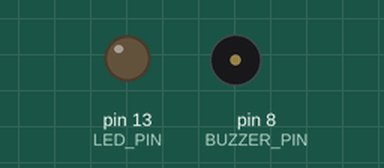
Simulated run of this sketch. Board: Arduino Uno, built with avr-gcc and run on an emulated ATmega328P. Shown: output pins drawn as LEDs (lit = HIGH), buzzer (waves = sounding, pin HIGH). What the sketch prints to the serial monitor is not drawn.

Above: at 1.2 s.
At 2.75 s:
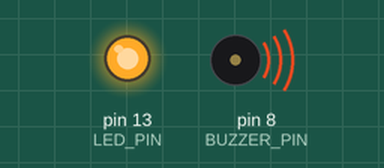
Timing chart, 0 to 5.7 s (numbered marks = the images above):
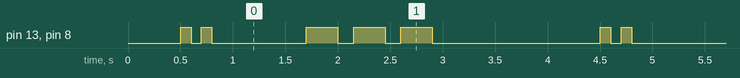

The sketch:

04_functions_buzzer.ino
```cpp
/*
============================================================
Program 04 — Reusable Actions (Functions + Buzzer)
Course: Build Your First AI Robot
Week 1: Meet Your Robot Brain (C++)
============================================================

PURPOSE
  Real robots repeat actions: beep for alarm, blink for ready.
  Functions let you name an action once and reuse it.

LEARNING OBJECTIVE
  After this program, you should understand that:
  - a function is a reusable block of code with a name
  - constants keep pin numbers and timings easy to change
  - you can build different "behaviors" from small actions

KEY CONCEPT
  Function = named action the robot can perform

WHAT CHANGED FROM THE PREVIOUS PROGRAM
  Program 03 printed status over Serial.
  Program 04 adds functions that play LED/buzzer patterns.

WHAT THE ROBOT DOES NOW
  Plays a "ready" beep pattern, then an "alarm" pattern, forever.

HARDWARE
  - Arduino Uno + USB
  - Active buzzer: + to pin 8, - to GND
  - Built-in LED on pin 13 (no wiring)

WIRING
        Arduino pin 8 ----(+) ACTIVE BUZZER (-)---- GND

  (Passive buzzers need tone() and sound quieter/different —
   this course uses an ACTIVE buzzer when possible.)

HOW TO RUN
  1. Wire the active buzzer
  2. Upload this sketch
  3. Listen/watch: ready pattern, then alarm pattern, repeat
  4. Optional: open Serial Monitor at 9600 to see labels

CONTROLS
  None — patterns run automatically.
============================================================
*/

const int LED_PIN = 13;
const int BUZZER_PIN = 8;
const int BAUD_RATE = 9600;

void setup() {
  pinMode(LED_PIN, OUTPUT);
  pinMode(BUZZER_PIN, OUTPUT);
  Serial.begin(BAUD_RATE);
  delay(500);
  Serial.println("Program 04 — Functions + Buzzer");
}

void loop() {
  Serial.println("Behavior: READY");
  playReady();
  delay(800);

  Serial.println("Behavior: ALARM");
  playAlarm();
  delay(1200);
}

// ------------------------------------------------------------
// Small reusable actions
// ------------------------------------------------------------

// Turn buzzer on for onTimeMs, then off for offTimeMs
void beep(int onTimeMs, int offTimeMs) {
  digitalWrite(BUZZER_PIN, HIGH);
  digitalWrite(LED_PIN, HIGH);
  delay(onTimeMs);

  digitalWrite(BUZZER_PIN, LOW);
  digitalWrite(LED_PIN, LOW);
  delay(offTimeMs);
}

// Friendly short chirps = "I'm ready"
void playReady() {
  beep(100, 100);
  beep(100, 100);
}

// Urgent longer beeps = "alarm"
void playAlarm() {
  beep(300, 150);
  beep(300, 150);
  beep(300, 400);
}

/*
============================================================
STUDENT CHALLENGE
 1. Create playHappy() with three very short beeps and call it in loop().
 2. Change playAlarm() to five beeps.
 3. (Bonus) Call playReady() only once in setup(), and playAlarm()
    in loop() — notice setup vs loop again.

EXPECTED RESULT
  - LED and buzzer pulse together
  - Distinct READY vs ALARM rhythms
  - Serial labels match what you hear

COMMON ERRORS
  - No sound
      → Check active buzzer polarity (+ to pin 8); try swapping legs once.
  - Buzzer always on
      → Confirm you digitalWrite LOW in beep(); check wiring short.
  - Forgetting to declare functions before use
      → In this sketch, helpers are below loop(); Arduino IDE allows that
        for functions in the same .ino file.

INSTRUCTOR NOTE
  Exit ticket Week 1: "I can output, input, print Serial, and write functions."
  Say: later alarms/modes will call functions like these.
  Preview Week 2: sensors will choose WHICH function to call.
============================================================
*/
```

Measured:
- by itself, pin 13 (LED_PIN), pin 8 (BUZZER_PIN): repeats every 4.0 s: LOW 0.10 s, HIGH 0.10 s, LOW 0.90 s, 2 × (HIGH 0.30 s, LOW 0.15 s), HIGH 0.30 s, LOW 1.6 s, HIGH 0.10 s
- by itself, everything shown: repeats every 4.0 s, in 10 steps
